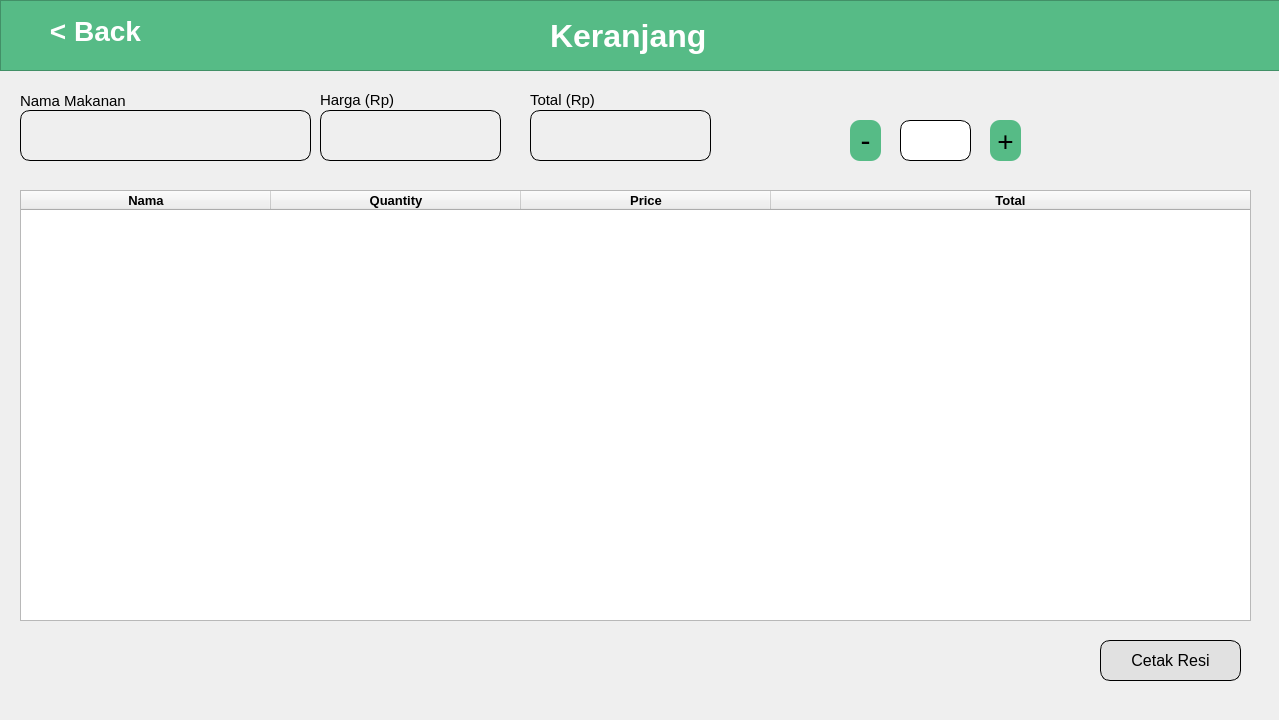
<?xml version="1.0" encoding="UTF-8"?>
<ui version="4.0">
 <class>Cart</class>
 <widget class="QWidget" name="Cart">
  <property name="geometry">
   <rect>
    <x>0</x>
    <y>0</y>
    <width>1279</width>
    <height>720</height>
   </rect>
  </property>
  <property name="windowTitle">
   <string>NWFOS </string>
  </property>
  <property name="styleSheet">
   <string notr="true"/>
  </property>
  <widget class="QTableWidget" name="tableWidget">
   <property name="geometry">
    <rect>
     <x>20</x>
     <y>190</y>
     <width>1231</width>
     <height>431</height>
    </rect>
   </property>
   <property name="autoFillBackground">
    <bool>false</bool>
   </property>
   <property name="styleSheet">
    <string notr="true">QTableQidget #tableWidget{
	border-style : solid;
	border : 0px;
	padding : 10px;
}</string>
   </property>
   <attribute name="horizontalHeaderCascadingSectionResizes">
    <bool>false</bool>
   </attribute>
   <attribute name="horizontalHeaderDefaultSectionSize">
    <number>250</number>
   </attribute>
   <attribute name="horizontalHeaderHighlightSections">
    <bool>true</bool>
   </attribute>
   <attribute name="horizontalHeaderShowSortIndicator" stdset="0">
    <bool>false</bool>
   </attribute>
   <attribute name="horizontalHeaderStretchLastSection">
    <bool>true</bool>
   </attribute>
   <attribute name="verticalHeaderVisible">
    <bool>false</bool>
   </attribute>
   <attribute name="verticalHeaderCascadingSectionResizes">
    <bool>true</bool>
   </attribute>
   <attribute name="verticalHeaderDefaultSectionSize">
    <number>50</number>
   </attribute>
   <attribute name="verticalHeaderHighlightSections">
    <bool>false</bool>
   </attribute>
   <attribute name="verticalHeaderShowSortIndicator" stdset="0">
    <bool>false</bool>
   </attribute>
   <attribute name="verticalHeaderStretchLastSection">
    <bool>false</bool>
   </attribute>
   <column>
    <property name="text">
     <string>Nama</string>
    </property>
    <property name="font">
     <font>
      <pointsize>10</pointsize>
      <weight>75</weight>
      <bold>true</bold>
     </font>
    </property>
   </column>
   <column>
    <property name="text">
     <string>Quantity</string>
    </property>
    <property name="font">
     <font>
      <pointsize>10</pointsize>
      <weight>75</weight>
      <bold>true</bold>
     </font>
    </property>
   </column>
   <column>
    <property name="text">
     <string>Price</string>
    </property>
    <property name="font">
     <font>
      <pointsize>10</pointsize>
      <weight>75</weight>
      <bold>true</bold>
     </font>
    </property>
   </column>
   <column>
    <property name="text">
     <string>Total</string>
    </property>
    <property name="font">
     <font>
      <pointsize>10</pointsize>
      <weight>75</weight>
      <bold>true</bold>
     </font>
    </property>
   </column>
  </widget>
  <widget class="QLabel" name="labelHarga">
   <property name="geometry">
    <rect>
     <x>320</x>
     <y>110</y>
     <width>181</width>
     <height>51</height>
    </rect>
   </property>
   <property name="font">
    <font>
     <pointsize>-1</pointsize>
     <weight>50</weight>
     <italic>false</italic>
     <bold>false</bold>
    </font>
   </property>
   <property name="styleSheet">
    <string notr="true">QLabel#labelHarga{
	border-radius : 10px;
	border : 1px;
	border-style : solid;
	font : 20px;
	padding : 6px;
}</string>
   </property>
   <property name="frameShape">
    <enum>QFrame::Box</enum>
   </property>
   <property name="text">
    <string/>
   </property>
   <property name="alignment">
    <set>Qt::AlignCenter</set>
   </property>
  </widget>
  <widget class="QLabel" name="labelNama">
   <property name="geometry">
    <rect>
     <x>20</x>
     <y>110</y>
     <width>291</width>
     <height>51</height>
    </rect>
   </property>
   <property name="font">
    <font>
     <pointsize>-1</pointsize>
     <weight>50</weight>
     <italic>false</italic>
     <bold>false</bold>
    </font>
   </property>
   <property name="styleSheet">
    <string notr="true">QLabel#labelNama{
	border-radius : 10px;
	border : 1px;
	border-style : solid;
	font : 20px;
	padding : 6px;
}</string>
   </property>
   <property name="frameShape">
    <enum>QFrame::Box</enum>
   </property>
   <property name="text">
    <string/>
   </property>
   <property name="alignment">
    <set>Qt::AlignCenter</set>
   </property>
  </widget>
  <widget class="QLabel" name="labelTotal">
   <property name="geometry">
    <rect>
     <x>530</x>
     <y>110</y>
     <width>181</width>
     <height>51</height>
    </rect>
   </property>
   <property name="font">
    <font>
     <pointsize>-1</pointsize>
     <weight>50</weight>
     <italic>false</italic>
     <bold>false</bold>
    </font>
   </property>
   <property name="styleSheet">
    <string notr="true">QLabel#labelTotal{
	border-radius : 10px;
	border : 1px;
	border-style : solid;
	font : 20px;
	padding : 6px;
}</string>
   </property>
   <property name="frameShape">
    <enum>QFrame::Box</enum>
   </property>
   <property name="text">
    <string/>
   </property>
   <property name="alignment">
    <set>Qt::AlignCenter</set>
   </property>
  </widget>
  <widget class="QLineEdit" name="kuantitasText">
   <property name="geometry">
    <rect>
     <x>900</x>
     <y>120</y>
     <width>71</width>
     <height>41</height>
    </rect>
   </property>
   <property name="font">
    <font>
     <pointsize>-1</pointsize>
     <weight>50</weight>
     <italic>false</italic>
     <bold>false</bold>
    </font>
   </property>
   <property name="styleSheet">
    <string notr="true">QLineEdit#kuantitasText{
	border-radius: 10px;
	border:1px;
	border-style:solid;
	font:14px;
	padding:6px;
}</string>
   </property>
   <property name="text">
    <string/>
   </property>
   <property name="frame">
    <bool>true</bool>
   </property>
  </widget>
  <widget class="QPushButton" name="minButton">
   <property name="geometry">
    <rect>
     <x>850</x>
     <y>120</y>
     <width>31</width>
     <height>41</height>
    </rect>
   </property>
   <property name="font">
    <font>
     <pointsize>-1</pointsize>
     <weight>50</weight>
     <italic>false</italic>
     <bold>false</bold>
    </font>
   </property>
   <property name="styleSheet">
    <string notr="true">QPushButton#minButton {
    background-color: #56BB86;
    border-radius: 10px;
    font:30px;
	color:#000;
    padding: 6px;
}
QPushButton#minButton:hover {
    background-color:rgb(46, 209, 119);
	border-style: inset;
}

QPushButton#minButton:pressed {
    background-color:rgb(58, 127, 90);
	border-style: inset;
}</string>
   </property>
   <property name="text">
    <string>-</string>
   </property>
  </widget>
  <widget class="QPushButton" name="plusButton">
   <property name="geometry">
    <rect>
     <x>990</x>
     <y>120</y>
     <width>31</width>
     <height>41</height>
    </rect>
   </property>
   <property name="font">
    <font>
     <pointsize>-1</pointsize>
     <weight>50</weight>
     <italic>false</italic>
     <bold>false</bold>
    </font>
   </property>
   <property name="styleSheet">
    <string notr="true">QPushButton#plusButton {
    background-color: #56BB86;
    border-radius: 10px;
    font:28px;
	color:#000;
    padding: 6px;
}
QPushButton#plusButton:hover {
    background-color:rgb(46, 209, 119);
	border-style: inset;
}

QPushButton#plusButton:pressed {
    background-color:rgb(58, 127, 90);
	border-style: inset;
}</string>
   </property>
   <property name="text">
    <string>+</string>
   </property>
  </widget>
  <widget class="QPushButton" name="resiButton">
   <property name="geometry">
    <rect>
     <x>1100</x>
     <y>640</y>
     <width>141</width>
     <height>41</height>
    </rect>
   </property>
   <property name="styleSheet">
    <string notr="true">QPushButton#resiButton {
    background-color: rgb(225, 225, 225);
    border-radius: 10px;
	border:1px;
	border-style:solid;
    font:16px;
	color:#000;
    padding: 6px;
}
QPushButton#resiButton:hover {
    background-color:rgb(213, 231, 231);
	border-style: inset;
}

QPushButton#resiButton:pressed {
    background-color:rgb(190, 190, 190);
	border-style: inset;
}</string>
   </property>
   <property name="text">
    <string>Cetak Resi</string>
   </property>
  </widget>
  <widget class="QFrame" name="cartHeader">
   <property name="geometry">
    <rect>
     <x>0</x>
     <y>0</y>
     <width>1281</width>
     <height>71</height>
    </rect>
   </property>
   <property name="styleSheet">
    <string notr="true">QFrame#cartHeader{
	background-color : rgb(86, 187, 134)
}</string>
   </property>
   <property name="frameShape">
    <enum>QFrame::StyledPanel</enum>
   </property>
   <property name="frameShadow">
    <enum>QFrame::Raised</enum>
   </property>
   <widget class="QLabel" name="cartLabel">
    <property name="geometry">
     <rect>
      <x>550</x>
      <y>10</y>
      <width>181</width>
      <height>51</height>
     </rect>
    </property>
    <property name="font">
     <font>
      <pointsize>-1</pointsize>
      <weight>75</weight>
      <italic>false</italic>
      <bold>true</bold>
     </font>
    </property>
    <property name="styleSheet">
     <string notr="true">QLabel#cartLabel{
    font:32px;
	font-weight: bold;
	color:#fff;
}</string>
    </property>
    <property name="text">
     <string>Keranjang</string>
    </property>
   </widget>
   <widget class="QPushButton" name="back_2">
    <property name="geometry">
     <rect>
      <x>30</x>
      <y>10</y>
      <width>131</width>
      <height>41</height>
     </rect>
    </property>
    <property name="font">
     <font>
      <pointsize>-1</pointsize>
      <weight>75</weight>
      <italic>false</italic>
      <bold>true</bold>
     </font>
    </property>
    <property name="styleSheet">
     <string notr="true">QPushButton#back_2 {
    background-color: rgb(86, 187, 134);
    border-radius: 10px;
    font:28px;
	font-weight: bold;
	color:#fff;
    padding: 6px;
}


QPushButton#back_2:pressed {
	color:#ddd;
    border-style: inset;
}</string>
    </property>
    <property name="text">
     <string>&lt; Back</string>
    </property>
   </widget>
  </widget>
  <widget class="QLabel" name="label_4">
   <property name="geometry">
    <rect>
     <x>20</x>
     <y>90</y>
     <width>151</width>
     <height>21</height>
    </rect>
   </property>
   <property name="font">
    <font>
     <pointsize>11</pointsize>
    </font>
   </property>
   <property name="text">
    <string>Nama Makanan</string>
   </property>
  </widget>
  <widget class="QLabel" name="label_5">
   <property name="geometry">
    <rect>
     <x>320</x>
     <y>90</y>
     <width>181</width>
     <height>20</height>
    </rect>
   </property>
   <property name="font">
    <font>
     <pointsize>11</pointsize>
    </font>
   </property>
   <property name="text">
    <string>Harga (Rp)</string>
   </property>
  </widget>
  <widget class="QLabel" name="label_2">
   <property name="geometry">
    <rect>
     <x>530</x>
     <y>90</y>
     <width>181</width>
     <height>20</height>
    </rect>
   </property>
   <property name="font">
    <font>
     <pointsize>11</pointsize>
    </font>
   </property>
   <property name="text">
    <string>Total (Rp)</string>
   </property>
  </widget>
  <zorder>cartHeader</zorder>
  <zorder>tableWidget</zorder>
  <zorder>labelHarga</zorder>
  <zorder>labelNama</zorder>
  <zorder>labelTotal</zorder>
  <zorder>kuantitasText</zorder>
  <zorder>minButton</zorder>
  <zorder>plusButton</zorder>
  <zorder>resiButton</zorder>
  <zorder>label_4</zorder>
  <zorder>label_5</zorder>
  <zorder>label_2</zorder>
 </widget>
 <resources/>
 <connections/>
</ui>
